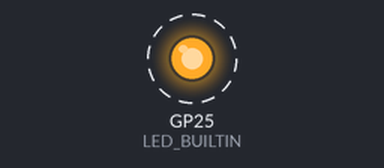
A program run on a simulated Raspberry Pi Pico. Parts: output pins drawn as LEDs (lit = HIGH). Dashed ring = blinking. No radio packets arrive unless stated; what the program prints to the serial monitor is not drawn.

Above: at 0.2 s.
Timing chart, 0 to 3.0 s (numbered marks = the images above):
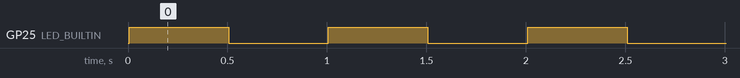

Measured:
- by itself, GP25 (LED_BUILTIN): alternates HIGH for 0.50 s and LOW for 0.50 s

The program:

main.cpp
```cpp
#include <Arduino.h>

/**
 *  @brief Raspberry Pico + nRF24 Tx code.
 *          The device should blink onboard LED and send data periodically.
 *  @date 23.Feb.2024.
 *  @warning Line: while (!Serial);
 *              will cause the program to hang (wait) until a serial monitor is connected.
 */

#include <string.h>
#include <SPI.h>
#include <nRF24L01.h>
#include <RF24.h>


#define SCK       6
#define MISO      4
#define MOSI      7
#define SS        5
#define CE_PIN    8
#define CSN_PIN   5
RF24 radio(CE_PIN, CSN_PIN);

/** @brief A custom nRF24 data structure. */
typedef struct
{
    uint32_t    idx;
    uint8_t     text[240];
}data_packet_t;

data_packet_t data_packet;

static void tx_payload_init(data_packet_t* p_data)
{
    p_data->idx = 0;
    memcpy(p_data->text, "Test", sizeof("Test"));
}

// the setup routine runs once when you press reset:
void setup()
{
    tx_payload_init(&data_packet);
    Serial.begin(115200);
    while (!Serial);    /*! @warning This program will wait at this line until a serial monitor is connected! */
    Serial.printf("Startin Pico Tx\n");

    SPI.setRX(MISO);
    SPI.setCS(CSN_PIN);
    SPI.setSCK(SCK);
    SPI.setTX(MOSI);
    SPI.begin(true);

    radio.begin();
    radio.setPayloadSize(250);
    Serial.printf("Max payload size ");
    Serial.println(radio.getPayloadSize());
    radio.setChannel(125);
    radio.setDataRate(RF24_2MBPS);
    radio.setPALevel(RF24_PA_HIGH);
    radio.disableCRC();
    radio.enableAckPayload();
    radio.openWritingPipe(0x1234567890LL);

    pinMode(LED_BUILTIN, OUTPUT);
}


// the loop routine runs over and over again forever:
void loop()
{
    digitalWrite(LED_BUILTIN, HIGH);   // turn the LED on (HIGH is the voltage level)
    delay(500);               // wait for a second
    digitalWrite(LED_BUILTIN, LOW);    // turn the LED off by making the voltage LOW
    delay(500);               // wait for a second
    radio.write(&data_packet, sizeof(data_packet));
    data_packet.idx++;
}
```
